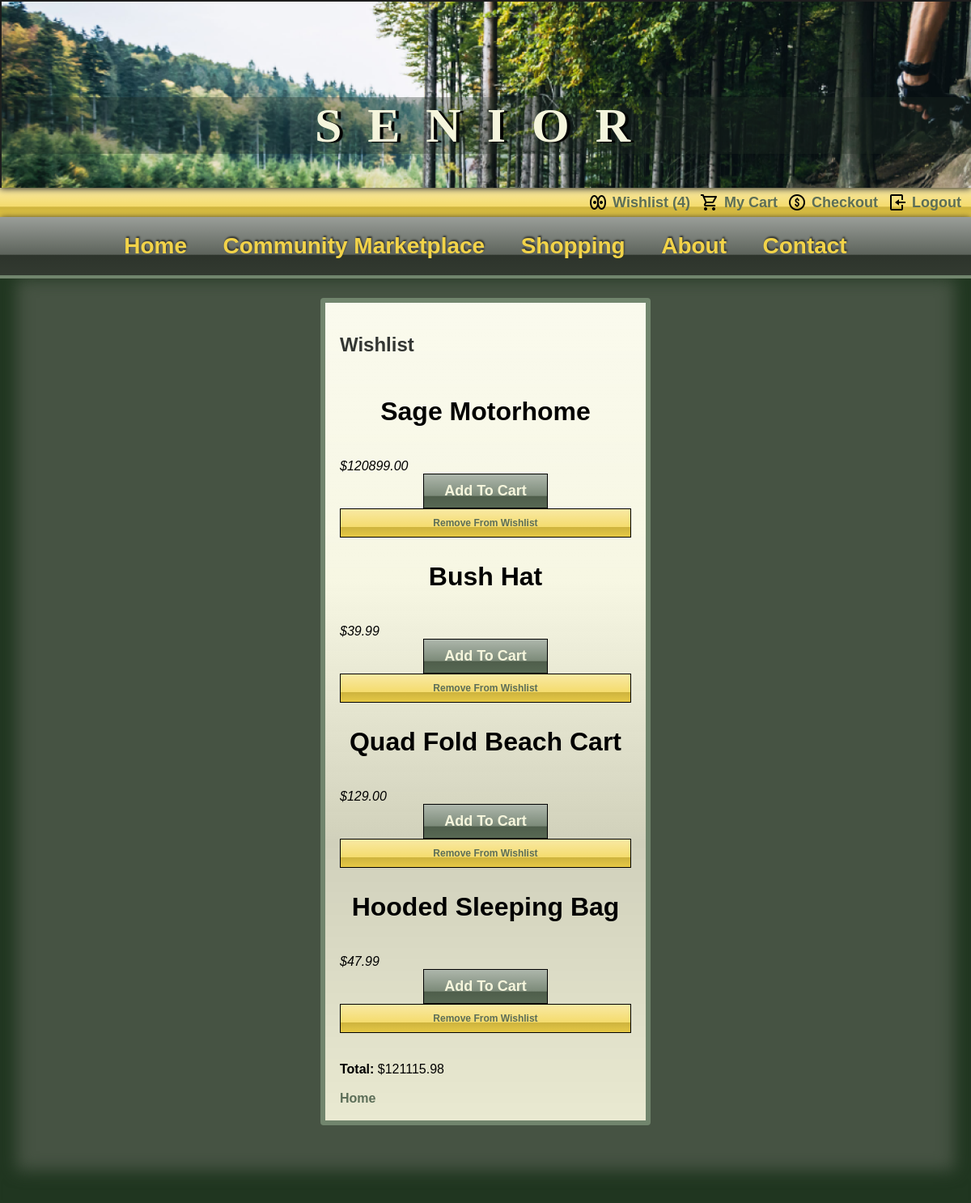
The app's page /nav/wishlist.php (signed in) with its own data.
### tables this page shows
CREATE TABLE `wishlists` (
  `wishID` int NOT NULL,
  `userID` int DEFAULT NULL,
  `ProductID` int DEFAULT NULL
);

CREATE TABLE `products` (
  `ProductID` int NOT NULL,
  `Description` text NOT NULL,
  `pName` varchar(32) NOT NULL,
  `Price` text NOT NULL,
  `cItem` tinyint(1) NOT NULL,
  `State` enum('Australian Capital Territory','New South Wales','Northern Territory','Queensland','South Australia','Tasmania','Victoria','Western Australia') NOT NULL,
  `Location` text NOT NULL,
  `Category` enum('Caravans and Campervans','Motorhomes','Camping Gear','Vehicles','Trailers','Hobby/Sporting Equipment') NOT NULL,
  `stockAmt` int NOT NULL,
  `imgSrc` text NOT NULL,
  `sellerID` int DEFAULT NULL,
  `onSale` tinyint(1) NOT NULL DEFAULT '0',
  `salePrice` varchar(32) DEFAULT NULL,
  `featured` tinyint(1) NOT NULL DEFAULT '0'
);

### nav/wishlist.php (the view, shortened to what this page needs)
<!DOCTYPE html>
<html lang="en">
<head>
<link rel="stylesheet" href="../styles/style.css" />
<link rel="stylesheet" href="../styles/footer.css" />
</head>
<body>
    <div class="top_third">
        <div id="mc" class="menu_container">
            <h1 class="menu_title_s"><a href="index.php">SENIOR</a></h1>
        </div>
        <div class="nav" id="nav_bottom">
            <div class="nav_list">
                <img src="../images/watchlist.png" />
                <a class="nav_links" href="wishlist.php">Wishlist<?php echo " (" . $_SESSION["wishcount"] . ")"?></a>
                <img src="../images/cart.png" />
                <?php
                if (isset($_SESSION["active"]) && $_SESSION["active"] === true) {
                    echo "
                        <a class='nav_links' href='cart.php'>My Cart</a>
                    ";
                }else{
                    echo "
                        <a class='nav_links' href='error.php?msg=please%20login%20to%20view%20cart'>My Cart</a>
                    ";
                } ?>
                <img src="../images/checkout.png" />
                <?php
                if (isset($_SESSION["active"]) && $_SESSION["active"] === true) {
                    echo "
                        <a class='nav_links' href='../nav/checkout.php'>Checkout</a>
                    ";
                }else{
                    echo "
                        <a class='nav_links' href='../home/error.php?msg=please%20login%20to%20checkout'>Checkout</a>
                    ";
                } ?>
                <img src="../images/login.png" />
                <?php
                if (isset($_SESSION["active"]) && $_SESSION["active"] === true) {
                    echo "<a class = 'nav_links' href='logout.php'>Logout</a>";
                }
                ?>
            </div>
        </div>
        <div class="nav" id="nav_top">
            <ul class="main_menu">
                <li class="list"><a href="../home/index.php"><span class="media_text">Home</span></a></li>
                <li class="list"><a href="../community/community-landing.php"><span class="media_text">Community Marketplace</span></a></li>
                <li class="list"><a href="../home/shopping.php"><span class="media_text">Shopping</span></a></li>
                <li class="list"><a href="../home/about.php"><span class="media_text">About</span></a></li>
                <li class="list"><a href="../home/contact.php"><span class="media_text">Contact</span></a></li>
            </ul>
        </div>
    </div>
    <div class="page_wrapper">
<?php
$total = 0;
require_once "../db/dbconn.inc.php";
if(isset($_SESSION["active"]) && $_SESSION["active"] === true){
    $userid = $_SESSION["id"];
    $sql = "SELECT * FROM `wishlists` WHERE userID = $userid;";
echo "<div class=box>";
echo "<div class=item_list_wrapper>";
echo "<h2><b>Wishlist</b></h2><br/>";
    if ($wishlist = mysqli_query($conn, $sql)) {
        if (mysqli_num_rows($wishlist) > 0) {
            while ($row = mysqli_fetch_assoc($wishlist)) {
                $ss = "SELECT * FROM `products` WHERE ProductID = $row[ProductID];";
                $s = $conn->query($ss);
                $prod = $s->fetch_assoc();
                echo "<div class=title>";
                echo $prod["pName"];
                echo "</div>";
                echo " <i>$" . $prod["Price"] . "</i>";
                echo "<br/>";
                if (isset($_SESSION["active"]) && $_SESSION["active"] === true) {
                    $addcart = '../community/community.php?action=ac&id=' . $row["ProductID"];
                }
                echo "
                <form method='POST' action=$addcart>
                    <input class='button' value='Add To Cart' id='atc_input' type='submit'>
                    </input>
                </form>";
                echo"
                <form method='POST' action='wishlist.php?action=del&id=$row[ProductID]'>
                                <input type=submit class='button' id='atc' value='Remove From Wishlist'>
                                </input>
                                <form>";
                echo "<br/>";
                $total = $total + floatval($prod["Price"]);
            }
        echo "<br/>";
        echo "<b>Total:</b> $" . $total;
    }
}
echo "<br/>";
echo "<br/>";
echo "<a href='../home/index.php'>Home</a>";
}else{
    echo "<div style='padding-bottom:80px;'>";
    echo "<h4 style=font-size:32px>empty</h4>";
    echo "<a style='color:#fff;' href='../home/index.php'>Home</a>";
    echo "</div>";
}
echo "</div>";
echo "</div>";
?>
</div>
</body>
</html>

### styles/style.css (style rules this page uses)
:root { --content-size: 1620px; }
* { font-family: system-ui, -apple-system, BlinkMacSystemFont, 'Segoe UI', Roboto, Oxygen, Ubuntu, Cantarell, 'Open Sans', 'Helvetica Neue', sans-serif; font-family: 'Gill Sans', 'Gill Sans MT', Calibri, 'Trebuchet MS', sans-serif; font-family: sans-serif; }
body { background-color: beige; margin: 0; }
a { text-decoration: none; color: #5c6e58; font-weight: bold; }
h1 { font-size: 60px; }
h2 { color: #333633; }
.top_third { min-height: -moz-fit-content; min-height: fit-content; max-width: var(--content-size); justify-content: center; margin: auto; z-index: -9999; }
.title { width: auto; margin: auto; right: 0px; justify-content: right; text-align: center; padding: 12px; padding-bottom: 40px; z-index: 0; font-size: 32px; font-weight: bold; border-radius: 8px; }
.menu_container { margin: auto; padding-top: 80px; padding-bottom: 2px; background-color: #465343; box-shadow: 0px 1px 8px 0px #222; display: inline-flex; flex-wrap: wrap; flex-direction: row; align-items: center; justify-content: space-around; max-width: 100%; height: auto; width: 100%; }
.menu_title_s { max-width: 100%; text-align: center; text-shadow: 4px 1px 1px black; letter-spacing: 2rem; background-color: #1f2b2355; min-width: -webkit-fill-available; }
.menu_title_s a { font-family: 'Times New Roman', Times, serif; color: beige !important; }
.nav { box-shadow: 0px 1px 8px 0px #222; text-align: center; }
.main_menu { list-style-type: none; padding: 0; margin: 0px; border-bottom: solid 4px #71856d; background-color: #353d33; background-image: linear-gradient(to bottom, rgba(255,255,255,0.5), rgba(255,255,255,0.2) 64%, rgba(0,0,0,0.15) 66%, rgba(0,0,0,0.05)); }
.main_menu li { display: inline-flex; font-size: 28px; }
.main_menu a { padding-left: 20px; padding-right: 20px; padding-top: 20px; padding-bottom: 20px; color: #f2d349; text-shadow: 1px -2px 2px #333633; background-color: #353d33; background-image: linear-gradient(to bottom, rgba(255,255,255,0.5), rgba(255,255,255,0.2) 64%, rgba(0,0,0,0.15) 66%, rgba(0,0,0,0.05)); background-repeat: repeat-x; transition: 0.3s; }
.page_wrapper { display: flex; margin: auto; justify-content: center; background-color: #465343; max-width: var(--content-size); align-items: stretch; align-content: center; flex-wrap: wrap; box-shadow: inset 0px -20px 20px 20px #203620; }
.button { display: block; border: none; padding-top: 10px; padding-bottom: 10px; padding-right: 25px; padding-left: 25px; font-size: 50px; border: 1px solid black; color: beige; background-color: #5c6e58; justify-content: center; margin: auto; cursor: pointer; text-align: center; font-weight: bold; background-image: linear-gradient(to bottom, rgba(255,255,255,0.5), rgba(255,255,255,0.2) 64%, rgba(0,0,0,0.15) 66%, rgba(0,0,0,0.05)); background-repeat: repeat-x; }
#atc { color: #5c6e58; }
#nav_bottom { background-color: #f2d349; background-image: linear-gradient(to bottom, rgba(255,255,255,0.5), rgba(255,255,255,0.2) 64%, rgba(0,0,0,0.15) 66%, rgba(0,0,0,0.05)); text-align: right; font-size: 18px; padding-top: 6px; padding-bottom: 6px; }
.nav_list { margin: auto; display: flex; justify-content: flex-end; align-items: center; }
.nav_links { margin-right: 12px; margin-left: 6px; }
.item_list_wrapper { background-color: beige; padding: 18px; border: 6px solid #71856d; max-width: max-content; justify-content: center; border-radius: 4px; background-image: linear-gradient(to bottom, rgba(255,255,255,0.5), rgba(255,255,255,0.2) 34%, rgba(0,0,0,0.15) 66%, rgba(0,0,0,0.05)); }
#atc { font-size: 12px; background-color: #f2d349; width: 100%; }
#atc_input { font-size: 18px; color: beige; }
input[type = submit] { color: beige; }
.box { margin: 2vw 8vw 8vw 8vw; }

### records on screen
wishlists: ProductID.pName "Sage Motorhome", ProductID.Price "120899.00"
wishlists: ProductID.pName "Bush Hat", ProductID.Price "39.99"
wishlists: ProductID.pName "Quad Fold Beach Cart", ProductID.Price "129.00"
wishlists: ProductID.pName "Hooded Sleeping Bag", ProductID.Price "47.99"

### other values on screen
$_SESSION["wishcount"] "4"
$total "121115.98"
